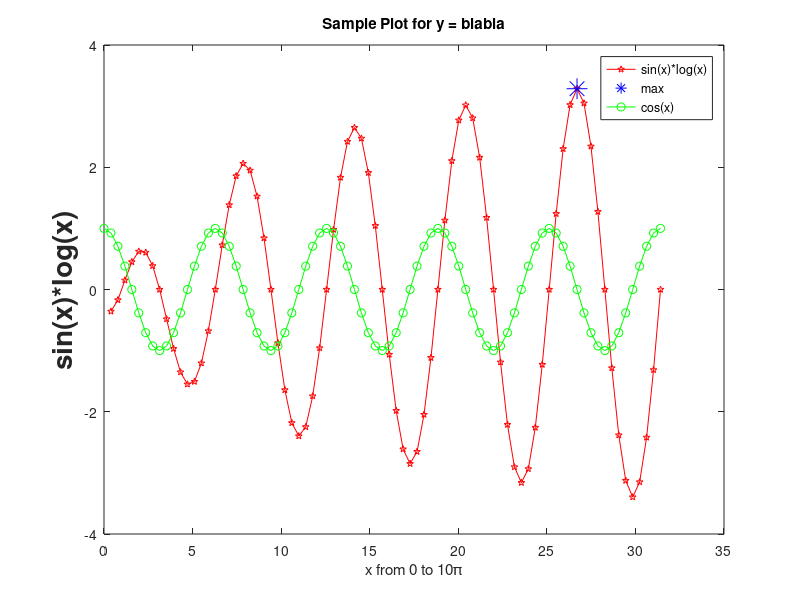

Source code (MATLAB):
x = 0:pi/8:10*pi
%y = sin(x)*log(x);
%would give error.. :) dimensions
y = sin(x).*log(x);
z= cos(x).*x;
plot(x, y, 'r-p', 'MarkerSize', 5);
xlabel('x from 0 to 10\pi');
ylabel('\bfsin(x)*log(x)', 'FontSize', 20);
legend('sin(x)*log(x)');
title('Sample Plot for y = blabla');
[ymax id] = max(y);
xmax = x(id);
hold on;
plot (xmax, ymax, 'b*', 'MarkerSize', 15); %plotting a point (marking)
hold on;
plot (x, cos(x), 'g-o');
legend('sin(x)*log(x)', 'max', 'cos(x)');
%[x y] = meshgrid[0:pi/8:10*pi];
%surf(x, y, sin(x).*sin(y));

%clf to clear figure window